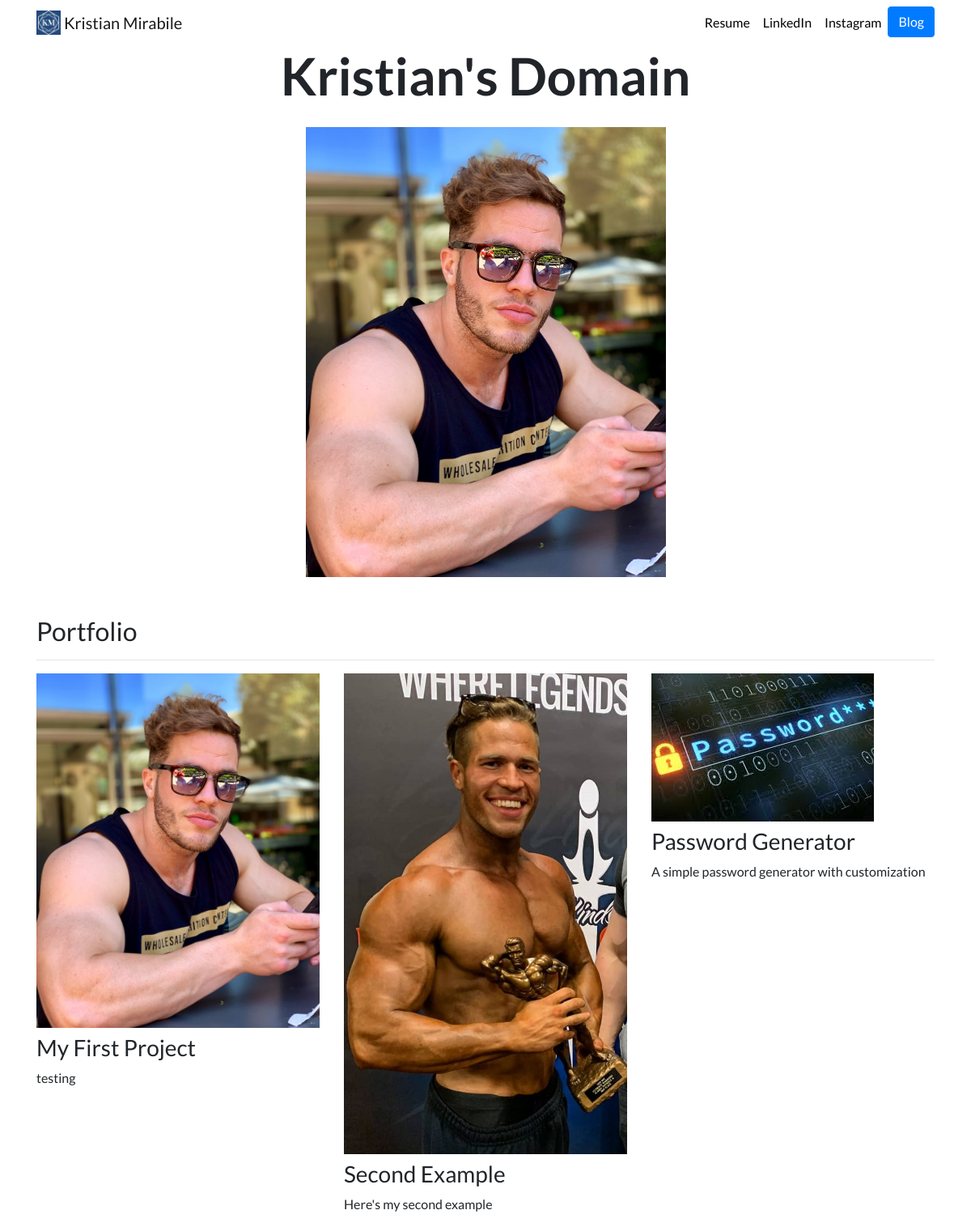
The app's page /, older data.
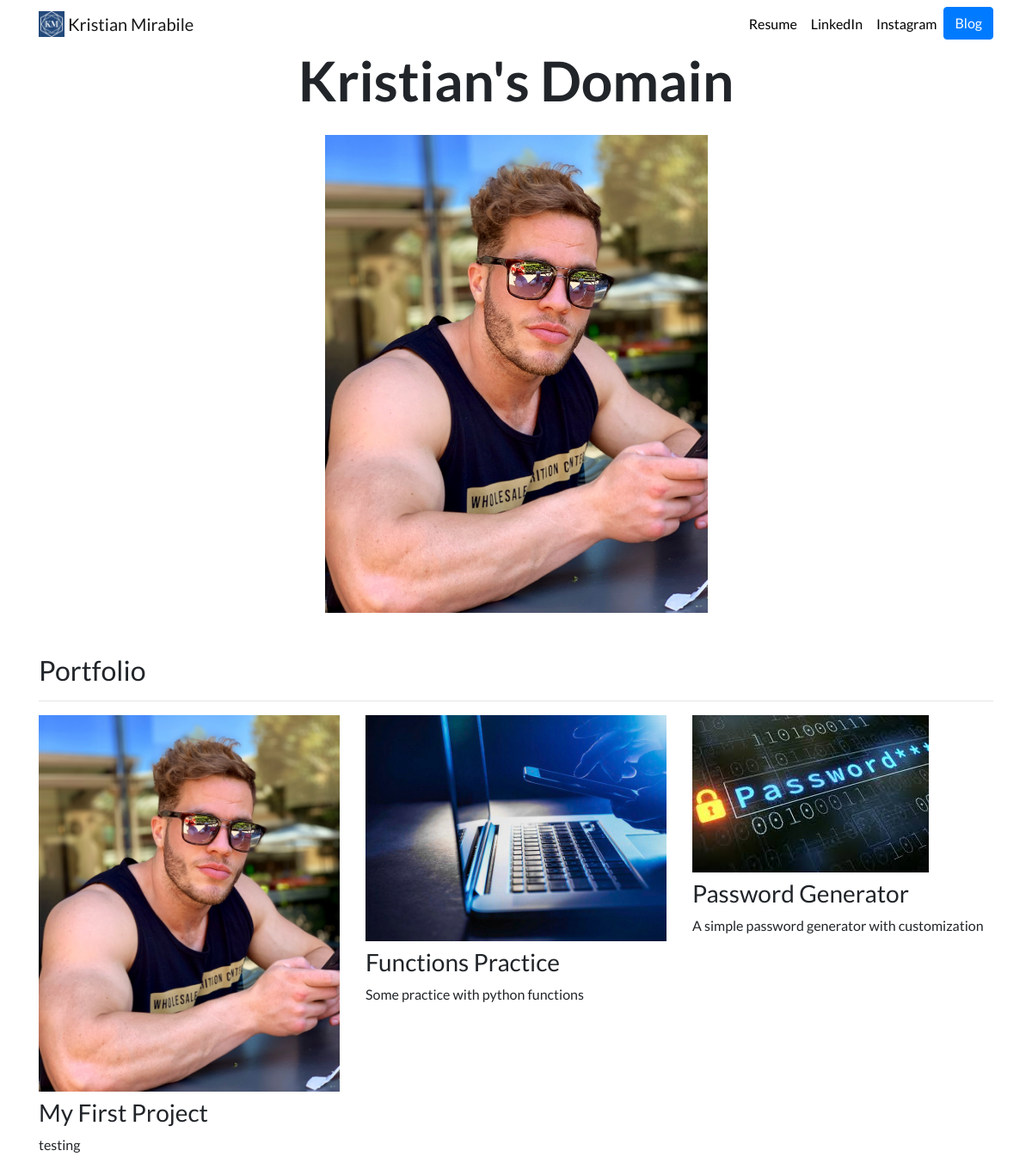
The same page, newer data.
### portfolio/models.py (models this page shows)
class Project(models.Model):
    title = models.CharField(max_length=100)
    description = models.CharField(max_length=250)
    image = models.ImageField(upload_to='portfolio/images/')
    url = models.URLField(blank=True)

### portfolio/views.py (the view)
# urls.py: 2. Add a URL to urlpatterns:  path('', views.home, name='home')
def home(request):
    projects = Project.objects.all()
    return render(request, 'portfolio/home.html', {'projects':projects})

### portfolio/templates/portfolio/home.html
{% extends "portfolio/base.html" %}
{% load static %}
{% block content %}
<div class="row justify-content-center mb-3">
  <div class="col-md-9 text-center">
    <h1 id="hometext" class="font-weight-bold">Kristian's Domain</h1>
  </div>
</div>
<div class="row justify-content-center my-3">
  <div class="col-5">
    <img src="{% static 'portfolio/Justme.jpg' %}" class="img-fluid">
  </div>
</div>
<h2 class="mt-5">Portfolio</h2>
<hr>
<div class="row">
  {% for project in projects %}
  <div class="col-lg-4 col-md-6">
    {% if project.url %}
    <a href="{{ project.url }}" target="_blank">
      <img src="{{ project.image.url }}" class="img-fluid mb-2">
    </a>
    {% else %}
    <img src="{{ project.image.url }}" class="img-fluid mb-2">
    {% endif %}
    <h3>{{ project.title }}</h3>
    <p>{{ project.description }}</p>
  </div>
  {% endfor %}
</div>
{% endblock %}

### portfolio/templates/portfolio/base.html (shortened to what this page needs)
{% load static %}
<!doctype html>
<html lang="en">
<head>
  <link rel="stylesheet" href="https://stackpath.bootstrapcdn.com/bootstrap/4.4.1/css/bootstrap.min.css">
  <link rel="stylesheet" href="{% static "portfolio/custom.css" %}">
</head>
<body>
  <nav id="topNav" class="navbar navbar-expand-md navbar-light">
    <div class="container">
      <a class="navbar-brand" href="{% url 'home' %}">
        <img src="{% static "portfolio/KMlogo1.png" %}" width="30" height="30" class="d-inline-block align-top" alt="Nick's Logo">
        <span>Kristian Mirabile</span>
      </a>
      <div class="collapse navbar-collapse text-center" id="navbarNav">
        <ul class="navbar-nav ml-auto">
          <li class="nav-item">
            <a class="nav-link" href="{% static "portfolio/Tech_Resume_Draft.pdf" %}">Resume</a>
          </li>
          <li class="nav-item">
            <a class="nav-link" href="https://www.linkedin.com/in/kristian-mirabile-238896150/" target="_blank">LinkedIn</a>
          </li>
          <li class="nav-item">
            <a class="nav-link" href="https://www.instagram.com/kristianmirabile/" target="_blank">Instagram</a>
          </li>
          <li>
            <a role="button" href="{% url 'blog:allblogs' %}" class="btn btn-primary">Blog</a>
          </li>
        </ul>
      </div>
    </div>
  </nav>
  <div class="container">
    {% block content %}{% endblock %}
  </div>
</body>
</html>

### portfolio/static/portfolio/custom.css (style rules this page uses)
.navbar-nav .nav-link { color: rgba(0,0,0,1) !important; }
body { font-family: 'Lato', sans-serif; }
@media (min-width: 992px) { #hometext { font-size: 4rem; } }

Row changes from the older to the newer data that the page shows:
removed Project: image (picture), title "Second Example", description "Here's my second example"
added Project: image (picture), title "Functions Practice", description "Some practice with python functions"
